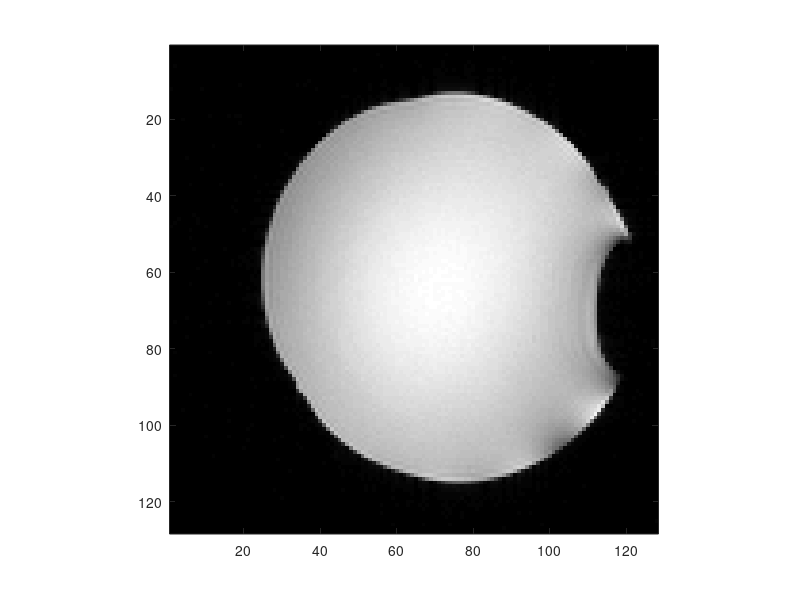

The MATLAB source for this figure:
load exampleData
k = data(1:2:end) + 1i*(data(2:2:end));
k = reshape(k, [128 15 128]);
k = permute(k, [1 3 2]);
imagesc(abs(k(:,:,1)))
imagesc(log(abs(k(:,:,1))))
IM = abs(  fftshift(  ifft2(k)));
imagesc(IM(:,:,1));
colormap gray
axis image
imagesc(IM(:,:,10));
colormap gray
axis image